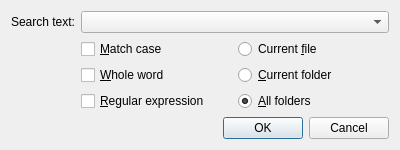
<?xml version="1.0" encoding="UTF-8"?>
<ui version="4.0">
 <class>FindDialog</class>
 <widget class="QDialog" name="FindDialog">
  <property name="geometry">
   <rect>
    <x>0</x>
    <y>0</y>
    <width>400</width>
    <height>143</height>
   </rect>
  </property>
  <property name="windowTitle">
   <string>Find</string>
  </property>
  <property name="windowIcon">
   <iconset resource="../qtext.qrc">
    <normaloff>:/icons/16x16/appMono.png</normaloff>:/icons/16x16/appMono.png</iconset>
  </property>
  <layout class="QGridLayout" name="gridLayout">
   <item row="0" column="1">
    <widget class="QLabel" name="labelSearch">
     <property name="text">
      <string>Search text:</string>
     </property>
    </widget>
   </item>
   <item row="5" column="2">
    <widget class="QDialogButtonBox" name="buttonBox">
     <property name="sizePolicy">
      <sizepolicy hsizetype="Expanding" vsizetype="Fixed">
       <horstretch>0</horstretch>
       <verstretch>0</verstretch>
      </sizepolicy>
     </property>
     <property name="orientation">
      <enum>Qt::Horizontal</enum>
     </property>
     <property name="standardButtons">
      <set>QDialogButtonBox::Cancel|QDialogButtonBox::Ok</set>
     </property>
    </widget>
   </item>
   <item row="0" column="2">
    <widget class="QComboBox" name="comboSearch"/>
   </item>
   <item row="1" column="2">
    <layout class="QHBoxLayout" name="horizontalLayout">
     <item>
      <layout class="QVBoxLayout" name="verticalLayout">
       <item>
        <widget class="QCheckBox" name="checkMatchCase">
         <property name="text">
          <string>&amp;Match case</string>
         </property>
        </widget>
       </item>
       <item>
        <widget class="QCheckBox" name="checkWholeWord">
         <property name="text">
          <string>&amp;Whole word</string>
         </property>
        </widget>
       </item>
       <item>
        <widget class="QCheckBox" name="checkUseRegEx">
         <property name="text">
          <string>&amp;Regular expression</string>
         </property>
        </widget>
       </item>
      </layout>
     </item>
     <item>
      <layout class="QVBoxLayout" name="verticalLayout_3">
       <item>
        <widget class="QRadioButton" name="radioCurrentFile">
         <property name="text">
          <string>Current &amp;file</string>
         </property>
        </widget>
       </item>
       <item>
        <widget class="QRadioButton" name="radioCurrentFolder">
         <property name="text">
          <string>&amp;Current folder</string>
         </property>
        </widget>
       </item>
       <item>
        <widget class="QRadioButton" name="radioAllFolders">
         <property name="text">
          <string>&amp;All folders</string>
         </property>
         <property name="checked">
          <bool>true</bool>
         </property>
        </widget>
       </item>
      </layout>
     </item>
    </layout>
   </item>
  </layout>
 </widget>
 <tabstops>
  <tabstop>comboSearch</tabstop>
  <tabstop>buttonBox</tabstop>
 </tabstops>
 <resources>
  <include location="../qtext.qrc"/>
 </resources>
 <connections>
  <connection>
   <sender>buttonBox</sender>
   <signal>accepted()</signal>
   <receiver>FindDialog</receiver>
   <slot>accept()</slot>
   <hints>
    <hint type="sourcelabel">
     <x>248</x>
     <y>254</y>
    </hint>
    <hint type="destinationlabel">
     <x>157</x>
     <y>274</y>
    </hint>
   </hints>
  </connection>
  <connection>
   <sender>buttonBox</sender>
   <signal>rejected()</signal>
   <receiver>FindDialog</receiver>
   <slot>reject()</slot>
   <hints>
    <hint type="sourcelabel">
     <x>316</x>
     <y>260</y>
    </hint>
    <hint type="destinationlabel">
     <x>286</x>
     <y>274</y>
    </hint>
   </hints>
  </connection>
 </connections>
</ui>
